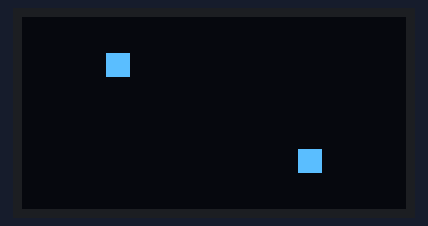
This program was run on a simulated ESP32 board running MicroPython. Shown: 128×64 one-colour display. Random numbers come from a fixed seed.

Above: at 0.1 s.
At 3.2 s:
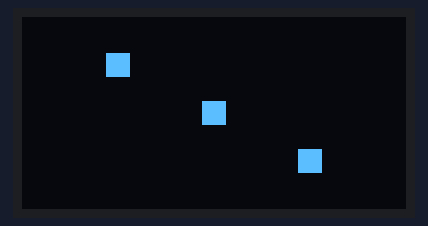
At 8.3 s:
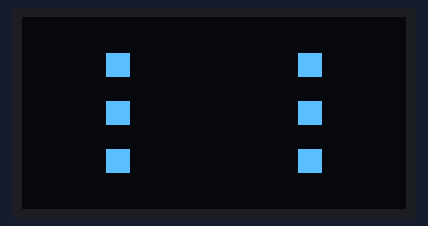
At 14.4 s:
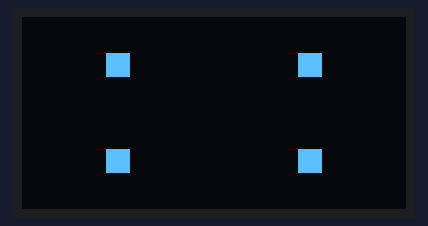
At 26.7 s:
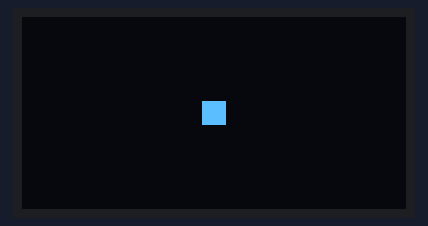
At 39.0 s:
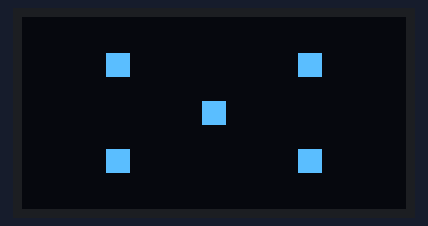

The program:

oled_dice.py
```python
# サイコロ oled dice
from machine import Pin, I2C
from ssd1306 import SSD1306_I2C
import time, urandom

i2c = I2C(0, scl=Pin(23), sda=Pin(22))
oled = SSD1306_I2C(128, 64, i2c)

def draw_dice(num):
    oled.fill(0)
    # ドット座標
    dots = {
        1: [(64,32)],
        2: [(32,16),(96,48)],
        3: [(32,16),(64,32),(96,48)],
        4: [(32,16),(32,48),(96,16),(96,48)],
        5: [(32,16),(32,48),(64,32),(96,16),(96,48)],
        6: [(32,16),(32,32),(32,48),(96,16),(96,32),(96,48)]
    }
    for (x,y) in dots[num]:
        oled.fill_rect(x-4,y-4,8,8,1)
    oled.show()

while True:
    n = urandom.randint(1,6)
    draw_dice(n)
    time.sleep(1)
```

Measured:
- what the display in image 1 shows lasts 1.0 s, from 3.1 s to 4.1 s
- what the display in image 3 shows lasts 2.0 s, from 14.4 s to 16.4 s
- what the display in image 4 shows lasts 3.0 s, from 26.7 s to 29.7 s
